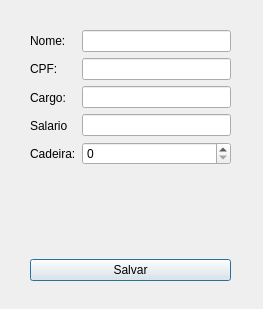
<?xml version="1.0" encoding="UTF-8"?>
<ui version="4.0">
 <class>NewFuncionario</class>
 <widget class="QDialog" name="NewFuncionario">
  <property name="geometry">
   <rect>
    <x>0</x>
    <y>0</y>
    <width>263</width>
    <height>309</height>
   </rect>
  </property>
  <property name="windowTitle">
   <string>Cadastro Funcionário</string>
  </property>
  <property name="windowIcon">
   <iconset resource="recursos.qrc">
    <normaloff>:/img/icones/barbeiro.png</normaloff>:/img/icones/barbeiro.png</iconset>
  </property>
  <widget class="QWidget" name="">
   <property name="geometry">
    <rect>
     <x>30</x>
     <y>30</y>
     <width>201</width>
     <height>251</height>
    </rect>
   </property>
   <layout class="QVBoxLayout" name="verticalLayout_3">
    <item>
     <layout class="QHBoxLayout" name="horizontalLayout">
      <item>
       <layout class="QVBoxLayout" name="verticalLayout_2">
        <item>
         <widget class="QLabel" name="label0">
          <property name="text">
           <string>Nome:</string>
          </property>
         </widget>
        </item>
        <item>
         <widget class="QLabel" name="label1">
          <property name="text">
           <string>CPF:</string>
          </property>
         </widget>
        </item>
        <item>
         <widget class="QLabel" name="label2">
          <property name="text">
           <string>Cargo:</string>
          </property>
         </widget>
        </item>
        <item>
         <widget class="QLabel" name="label3">
          <property name="text">
           <string>Salario</string>
          </property>
         </widget>
        </item>
        <item>
         <widget class="QLabel" name="label4">
          <property name="text">
           <string>Cadeira:</string>
          </property>
         </widget>
        </item>
       </layout>
      </item>
      <item>
       <layout class="QVBoxLayout" name="verticalLayout">
        <item>
         <widget class="QLineEdit" name="Nome"/>
        </item>
        <item>
         <widget class="QLineEdit" name="CPF"/>
        </item>
        <item>
         <widget class="QLineEdit" name="Cargo"/>
        </item>
        <item>
         <widget class="QLineEdit" name="Salario"/>
        </item>
        <item>
         <widget class="QSpinBox" name="Cadeira"/>
        </item>
       </layout>
      </item>
     </layout>
    </item>
    <item>
     <widget class="QLabel" name="gravou">
      <property name="text">
       <string/>
      </property>
     </widget>
    </item>
    <item>
     <widget class="QPushButton" name="btnSalvar">
      <property name="text">
       <string>Salvar</string>
      </property>
     </widget>
    </item>
   </layout>
  </widget>
 </widget>
 <resources>
  <include location="recursos.qrc"/>
 </resources>
 <connections/>
</ui>
